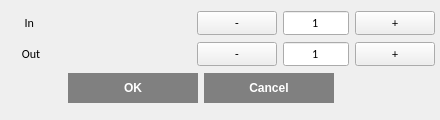
<?xml version="1.0" encoding="UTF-8"?>
<ui version="4.0">
 <class>node_in_out_select</class>
 <widget class="QDialog" name="node_in_out_select">
  <property name="enabled">
   <bool>true</bool>
  </property>
  <property name="geometry">
   <rect>
    <x>0</x>
    <y>0</y>
    <width>440</width>
    <height>120</height>
   </rect>
  </property>
  <property name="sizePolicy">
   <sizepolicy hsizetype="Fixed" vsizetype="Fixed">
    <horstretch>0</horstretch>
    <verstretch>0</verstretch>
   </sizepolicy>
  </property>
  <property name="minimumSize">
   <size>
    <width>440</width>
    <height>120</height>
   </size>
  </property>
  <property name="maximumSize">
   <size>
    <width>440</width>
    <height>150</height>
   </size>
  </property>
  <property name="font">
   <font>
    <family>Calibri</family>
   </font>
  </property>
  <property name="windowTitle">
   <string>Dialog</string>
  </property>
  <property name="sizeGripEnabled">
   <bool>false</bool>
  </property>
  <property name="modal">
   <bool>false</bool>
  </property>
  <widget class="QWidget" name="layoutWidget">
   <property name="geometry">
    <rect>
     <x>11</x>
     <y>10</y>
     <width>424</width>
     <height>94</height>
    </rect>
   </property>
   <layout class="QVBoxLayout" name="verticalLayout">
    <item>
     <layout class="QHBoxLayout" name="horizontalLayout">
      <item>
       <widget class="QLabel" name="label_1">
        <property name="minimumSize">
         <size>
          <width>180</width>
          <height>0</height>
         </size>
        </property>
        <property name="font">
         <font>
          <family>Calibri</family>
          <pointsize>9</pointsize>
          <weight>50</weight>
          <bold>false</bold>
         </font>
        </property>
        <property name="layoutDirection">
         <enum>Qt::LeftToRight</enum>
        </property>
        <property name="frameShadow">
         <enum>QFrame::Plain</enum>
        </property>
        <property name="text">
         <string>     In</string>
        </property>
        <property name="textFormat">
         <enum>Qt::AutoText</enum>
        </property>
        <property name="scaledContents">
         <bool>false</bool>
        </property>
        <property name="wordWrap">
         <bool>false</bool>
        </property>
       </widget>
      </item>
      <item>
       <widget class="QPushButton" name="pushButton">
        <property name="text">
         <string>-</string>
        </property>
       </widget>
      </item>
      <item>
       <widget class="QLineEdit" name="lineEdit">
        <property name="text">
         <string>1</string>
        </property>
        <property name="alignment">
         <set>Qt::AlignCenter</set>
        </property>
        <property name="placeholderText">
         <string>1</string>
        </property>
       </widget>
      </item>
      <item>
       <widget class="QPushButton" name="pushButton_2">
        <property name="text">
         <string>+</string>
        </property>
       </widget>
      </item>
     </layout>
    </item>
    <item>
     <layout class="QHBoxLayout" name="horizontalLayout_2">
      <item>
       <widget class="QLabel" name="label_2">
        <property name="minimumSize">
         <size>
          <width>180</width>
          <height>0</height>
         </size>
        </property>
        <property name="font">
         <font>
          <family>Calibri</family>
          <pointsize>9</pointsize>
          <weight>50</weight>
          <bold>false</bold>
         </font>
        </property>
        <property name="layoutDirection">
         <enum>Qt::LeftToRight</enum>
        </property>
        <property name="frameShadow">
         <enum>QFrame::Plain</enum>
        </property>
        <property name="text">
         <string>    Out</string>
        </property>
        <property name="textFormat">
         <enum>Qt::AutoText</enum>
        </property>
        <property name="scaledContents">
         <bool>false</bool>
        </property>
        <property name="wordWrap">
         <bool>false</bool>
        </property>
       </widget>
      </item>
      <item>
       <widget class="QPushButton" name="pushButton_3">
        <property name="text">
         <string>-</string>
        </property>
       </widget>
      </item>
      <item>
       <widget class="QLineEdit" name="lineEdit_2">
        <property name="text">
         <string>1</string>
        </property>
        <property name="alignment">
         <set>Qt::AlignCenter</set>
        </property>
        <property name="placeholderText">
         <string>1</string>
        </property>
       </widget>
      </item>
      <item>
       <widget class="QPushButton" name="pushButton_4">
        <property name="text">
         <string>+</string>
        </property>
       </widget>
      </item>
     </layout>
    </item>
    <item>
     <widget class="QDialogButtonBox" name="buttonBox">
      <property name="minimumSize">
       <size>
        <width>380</width>
        <height>30</height>
       </size>
      </property>
      <property name="maximumSize">
       <size>
        <width>380</width>
        <height>30</height>
       </size>
      </property>
      <property name="font">
       <font>
        <family>Calibri</family>
        <pointsize>10</pointsize>
        <weight>75</weight>
        <italic>false</italic>
        <bold>true</bold>
        <underline>false</underline>
        <strikeout>false</strikeout>
        <kerning>true</kerning>
       </font>
      </property>
      <property name="autoFillBackground">
       <bool>false</bool>
      </property>
      <property name="styleSheet">
       <string notr="true">QDialogButtonBox {
    button-layout: 0;
}

QPushButton{
	font: 75 9pt &quot;Calibri&quot;;
	font-weight: bold;
    background: gray;
    color: white;

	border-radius: 0px;
    
	width: 120px;
	height: 20px;
    padding: 5px;
}

QPushButton:disabled {
	background:  #595959;
	color: gray;
}

QPushButton:enabled {
    background: gray;
    color: white;
}

QPushButton:hover {
	background: gray;
	color: black;
}

QPushButton:pressed {
	background: lightgray;
	color: black;
	border-width: 3px;
	border-style: solid;
	border-color: gray;
}
</string>
      </property>
      <property name="orientation">
       <enum>Qt::Horizontal</enum>
      </property>
      <property name="standardButtons">
       <set>QDialogButtonBox::Cancel|QDialogButtonBox::Ok</set>
      </property>
      <property name="centerButtons">
       <bool>true</bool>
      </property>
     </widget>
    </item>
   </layout>
  </widget>
 </widget>
 <resources/>
 <connections>
  <connection>
   <sender>buttonBox</sender>
   <signal>rejected()</signal>
   <receiver>node_in_out_select</receiver>
   <slot>reject()</slot>
   <hints>
    <hint type="sourcelabel">
     <x>179</x>
     <y>76</y>
    </hint>
    <hint type="destinationlabel">
     <x>179</x>
     <y>49</y>
    </hint>
   </hints>
  </connection>
  <connection>
   <sender>buttonBox</sender>
   <signal>accepted()</signal>
   <receiver>node_in_out_select</receiver>
   <slot>accept()</slot>
   <hints>
    <hint type="sourcelabel">
     <x>179</x>
     <y>76</y>
    </hint>
    <hint type="destinationlabel">
     <x>179</x>
     <y>49</y>
    </hint>
   </hints>
  </connection>
 </connections>
</ui>
